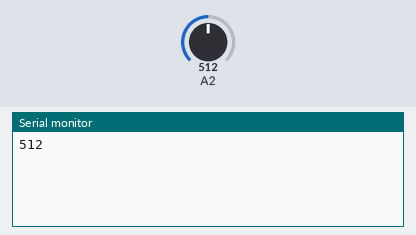
Simulated run of this sketch. Board: Arduino Uno, built with avr-gcc and run on an emulated ATmega328P. On the bench: the last lines printed to the serial monitor. Inputs (shaded band) come from the test bench; at power-on: A2 = 512.

Above: at 1.2 s.
1.3 s: A2 set to 716
At 2.7 s:
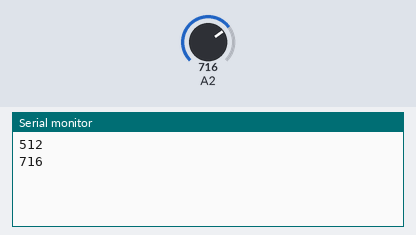
2.8 s: A2 set to 900
At 5.0 s:
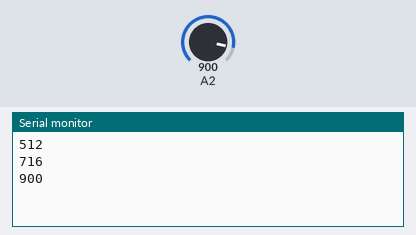
Timing chart, 0 to 6.5 s (numbered marks = the images above; inputs shaded):
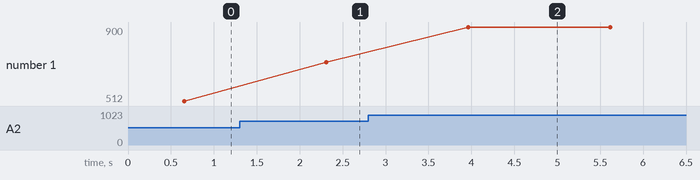

The sketch:

DistanzLichtsensoren.ino
```cpp
uint32_t val = 0;
uint8_t counter = 0;
boolean mittelwert = true;

void setup() {
  // put your setup code here, to run once:
  Serial.begin(9600);
  //  analogReadResolution(12);
}

void loop() {
  // put your main code here, to run repeatedly:
  val = analogRead(A2);
  //Serial.print(val);
  counter++;
  if(mittelwert == true){
    for(int i = 0; i < 128; i++){
      val = val + analogRead(A2);
      counter++;
      delay(5);
    }
  }
  val = val/counter;
  //Serial.println("hello");
  Serial.println(val);
  val = 0;
  counter = 0;
  delay(1000);
}
```

Measured:
- after the input at 1.3 s, the serial monitor: prints a new line after 1.0 s (image 1)
- after the input at 2.8 s, the serial monitor: prints a new line after 1.2 s (image 2)
- plotted number 1: 512 → 716 after the input at 1.3 s, 716 → 900 after the input at 2.8 s
